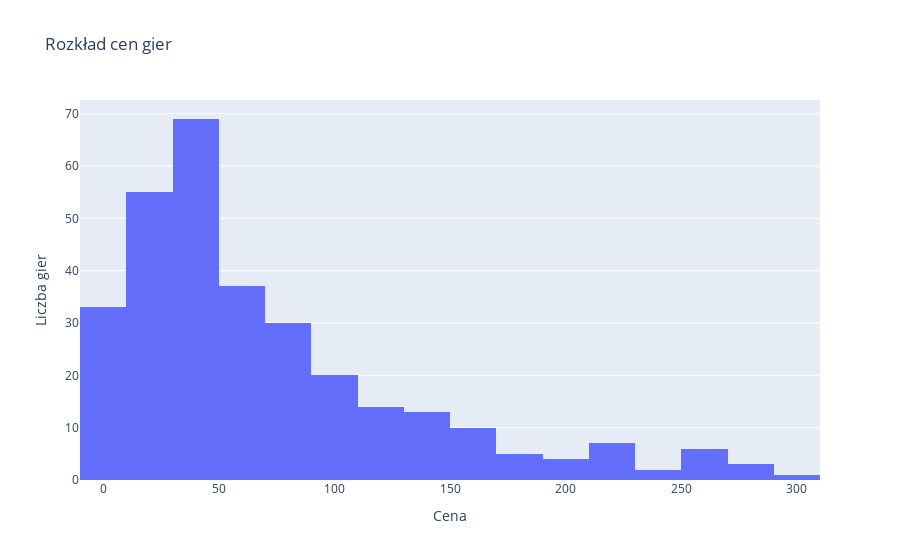

The code cell stored with this chart in its notebook:
### Code cell
fig = px.histogram(df, x='price', nbins=20, title='Rozkład cen gier')
fig.update_layout(xaxis_title='Cena', yaxis_title='Liczba gier')
fig.show()

### Figure 1 — Plotly figure (JSON) as saved in the notebook; plotly's stock layout.template omitted (floating-point values rounded to 4 significant figures; data arrays with more than 128 entries replaced by an {"elided": "..."} marker saying what was removed)
{"data": [{"alignmentgroup": "True", "bingroup": "x", "hovertemplate": "price=%{x}<br>count=%{y}<extra></extra>", "legendgroup": "", "marker": {"color": "#636efa", "pattern": {"shape": ""}}, "name": "", "nbinsx": 20, "offsetgroup": "", "orientation": "v", "showlegend": false, "type": "histogram", "x": {"elided": "309 float values"}, "xaxis": "x", "yaxis": "y"}], "layout": {"barmode": "relative", "legend": {"tracegroupgap": 0}, "title": {"text": "Rozkład cen gier"}, "xaxis": {"anchor": "y", "domain": [0, 1], "title": {"text": "Cena"}}, "yaxis": {"anchor": "x", "domain": [0, 1], "title": {"text": "Liczba gier"}}}}
